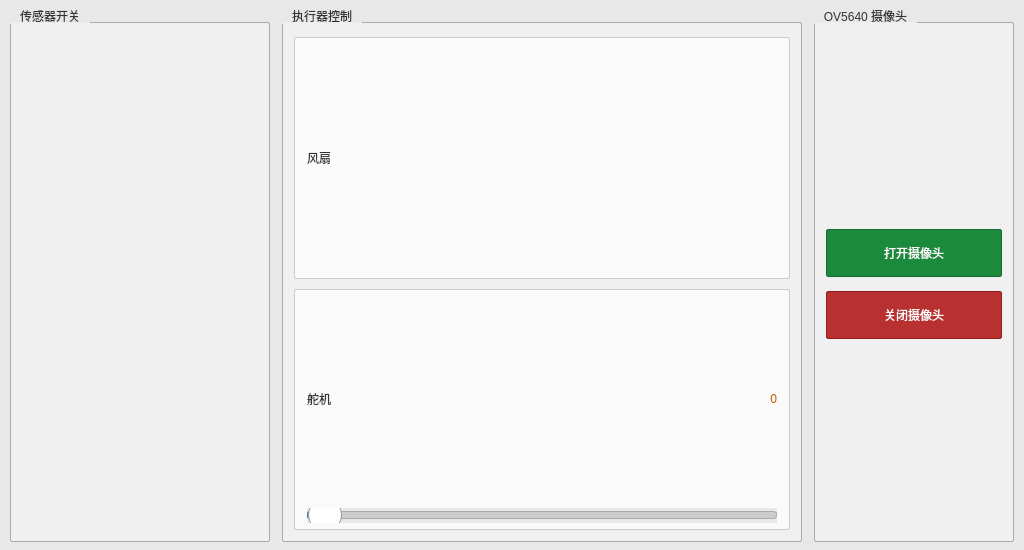
<?xml version="1.0" encoding="UTF-8"?>
<ui version="4.0">
 <class>control</class>
 <widget class="QWidget" name="control">
  <property name="geometry">
   <rect><x>0</x><y>0</y><width>1024</width><height>550</height></rect>
  </property>
  <property name="windowTitle">
   <string>设备控制</string>
  </property>
  <property name="styleSheet">
   <string notr="true">background-color: #e8e8e8;</string>
  </property>
  <layout class="QHBoxLayout" name="mainLayout">
   <property name="spacing"><number>12</number></property>
   <property name="leftMargin"><number>10</number></property>
   <property name="rightMargin"><number>10</number></property>
   <property name="topMargin"><number>8</number></property>
   <property name="bottomMargin"><number>8</number></property>
   <item>
    <widget class="QGroupBox" name="sensorGroup">
     <property name="title"><string>传感器开关</string></property>
     <property name="minimumSize"><size><width>260</width><height>0</height></size></property>
     <property name="alignment"><set>Qt::AlignLeft</set></property>
     <property name="styleSheet"><string notr="true">
      QGroupBox { font: bold 12pt "Microsoft YaHei"; color: #333; border: 1px solid #aaa; border-radius: 2px; margin-top: 14px; padding: 24px 8px 6px 8px; background: #f0f0f0; }
      QGroupBox::title { subcontrol-origin: margin; subcontrol-position: top left; padding: 1px 8px; color: #333; }
     </string></property>
     <layout class="QVBoxLayout" name="sensorLayout">
      <property name="spacing"><number>10</number></property>
     </layout>
    </widget>
   </item>
   <item>
    <widget class="QGroupBox" name="actuatorGroup">
     <property name="title"><string>执行器控制</string></property>
     <property name="minimumSize"><size><width>360</width><height>0</height></size></property>
     <property name="alignment"><set>Qt::AlignLeft</set></property>
     <property name="styleSheet"><string notr="true">
      QGroupBox { font: bold 12pt "Microsoft YaHei"; color: #333; border: 1px solid #aaa; border-radius: 2px; margin-top: 14px; padding: 24px 8px 6px 8px; background: #f0f0f0; }
      QGroupBox::title { subcontrol-origin: margin; subcontrol-position: top left; padding: 1px 8px; color: #333; }
     </string></property>
     <layout class="QVBoxLayout" name="actuatorLayout">
      <property name="spacing"><number>10</number></property>
      <item>
       <widget class="QFrame" name="fanFrame">
        <property name="minimumSize"><size><width>0</width><height>70</height></size></property>
        <property name="styleSheet"><string notr="true">QFrame#fanFrame { background: #fafafa; border: 1px solid #ccc; border-radius: 2px; }</string></property>
        <layout class="QVBoxLayout" name="fanLayout">
         <property name="spacing"><number>6</number></property>
         <property name="leftMargin"><number>12</number></property>
         <property name="rightMargin"><number>12</number></property>
         <property name="topMargin"><number>6</number></property>
         <property name="bottomMargin"><number>6</number></property>
         <item>
          <layout class="QHBoxLayout" name="fanHeaderLayout">
           <item>
            <widget class="QLabel" name="fanIconLabel">
             <property name="text"><string>风扇</string></property>
             <property name="styleSheet"><string notr="true">font: bold 12pt "Microsoft YaHei"; color: #333; background: transparent;</string></property>
            </widget>
           </item>
           <item>
            <spacer name="fanHeaderSpacer">
             <property name="orientation"><enum>Qt::Horizontal</enum></property>
             <property name="sizeHint"><size><width>40</width><height>20</height></size></property>
            </spacer>
           </item>
          </layout>
         </item>
        </layout>
       </widget>
      </item>
      <item>
       <widget class="QFrame" name="servoFrame">
        <property name="minimumSize"><size><width>0</width><height>130</height></size></property>
        <property name="styleSheet"><string notr="true">QFrame#servoFrame { background: #fafafa; border: 1px solid #ccc; border-radius: 2px; }</string></property>
        <layout class="QVBoxLayout" name="servoLayout">
         <property name="spacing"><number>6</number></property>
         <property name="leftMargin"><number>12</number></property>
         <property name="rightMargin"><number>12</number></property>
         <property name="topMargin"><number>6</number></property>
         <property name="bottomMargin"><number>6</number></property>
         <item>
          <layout class="QHBoxLayout" name="servoHeaderLayout">
           <item>
            <widget class="QLabel" name="servoIconLabel">
             <property name="text"><string>舵机</string></property>
             <property name="styleSheet"><string notr="true">font: bold 12pt "Microsoft YaHei"; color: #333; background: transparent;</string></property>
            </widget>
           </item>
           <item>
            <spacer name="servoHeaderSpacer">
             <property name="orientation"><enum>Qt::Horizontal</enum></property>
             <property name="sizeHint"><size><width>40</width><height>20</height></size></property>
            </spacer>
           </item>
           <item>
            <widget class="QLabel" name="servoAngleLabel">
             <property name="text"><string>0</string></property>
             <property name="minimumSize"><size><width>50</width><height>0</height></size></property>
             <property name="alignment"><set>Qt::AlignRight|Qt::AlignVCenter</set></property>
             <property name="styleSheet"><string notr="true">font: bold 16pt "Consolas"; color: #b85e00; background: transparent;</string></property>
            </widget>
           </item>
          </layout>
         </item>
         <item>
          <widget class="QSlider" name="servoSlider">
           <property name="minimum"><number>0</number></property>
           <property name="maximum"><number>180</number></property>
           <property name="value"><number>0</number></property>
           <property name="orientation"><enum>Qt::Horizontal</enum></property>
           <property name="styleSheet"><string notr="true">
            QSlider::groove:horizontal { background: #ccc; height: 6px; border-radius: 3px; border: 1px solid #aaa; }
            QSlider::sub-page:horizontal { background: #2d7dd2; border-radius: 3px; }
            QSlider::handle:horizontal { background: #fff; width: 32px; height: 32px; margin: -13px 0; border-radius: 16px; border: 1px solid #999; }
            QSlider::handle:horizontal:hover { border: 2px solid #2d7dd2; }
           </string></property>
          </widget>
         </item>
        </layout>
       </widget>
      </item>
     </layout>
    </widget>
   </item>
   <item>
    <widget class="QGroupBox" name="cameraGroup">
     <property name="title"><string>OV5640 摄像头</string></property>
     <property name="minimumSize"><size><width>200</width><height>0</height></size></property>
     <property name="alignment"><set>Qt::AlignLeft</set></property>
     <property name="styleSheet"><string notr="true">
      QGroupBox { font: bold 12pt "Microsoft YaHei"; color: #333; border: 1px solid #aaa; border-radius: 2px; margin-top: 14px; padding: 24px 8px 6px 8px; background: #f0f0f0; }
      QGroupBox::title { subcontrol-origin: margin; subcontrol-position: top left; padding: 1px 8px; color: #333; }
     </string></property>
     <layout class="QVBoxLayout" name="cameraLayout">
      <property name="spacing"><number>14</number></property>
      <item>
       <spacer name="cameraTopSpacer">
        <property name="orientation"><enum>Qt::Vertical</enum></property>
        <property name="sizeHint"><size><width>20</width><height>20</height></size></property>
       </spacer>
      </item>
      <item>
       <widget class="QPushButton" name="btnOpenCamera">
        <property name="text"><string>打开摄像头</string></property>
        <property name="minimumSize"><size><width>0</width><height>48</height></size></property>
        <property name="styleSheet"><string notr="true">
         QPushButton { font: bold 13pt "Microsoft YaHei"; color: #fff; background: #1b8a3d; border: 1px solid #156b2f; border-radius: 2px; padding: 8px; }
         QPushButton:hover { background: #20a048; }
         QPushButton:pressed { background: #156b2f; }
        </string></property>
       </widget>
      </item>
      <item>
       <widget class="QPushButton" name="btnCloseCamera">
        <property name="text"><string>关闭摄像头</string></property>
        <property name="minimumSize"><size><width>0</width><height>48</height></size></property>
        <property name="styleSheet"><string notr="true">
         QPushButton { font: bold 13pt "Microsoft YaHei"; color: #fff; background: #b83030; border: 1px solid #8f2020; border-radius: 2px; padding: 8px; }
         QPushButton:hover { background: #d43838; }
         QPushButton:pressed { background: #8f2020; }
        </string></property>
       </widget>
      </item>
      <item>
       <spacer name="cameraBottomSpacer">
        <property name="orientation"><enum>Qt::Vertical</enum></property>
        <property name="sizeHint"><size><width>20</width><height>20</height></size></property>
       </spacer>
      </item>
     </layout>
    </widget>
   </item>
  </layout>
 </widget>
 <resources/>
 <connections/>
</ui>
